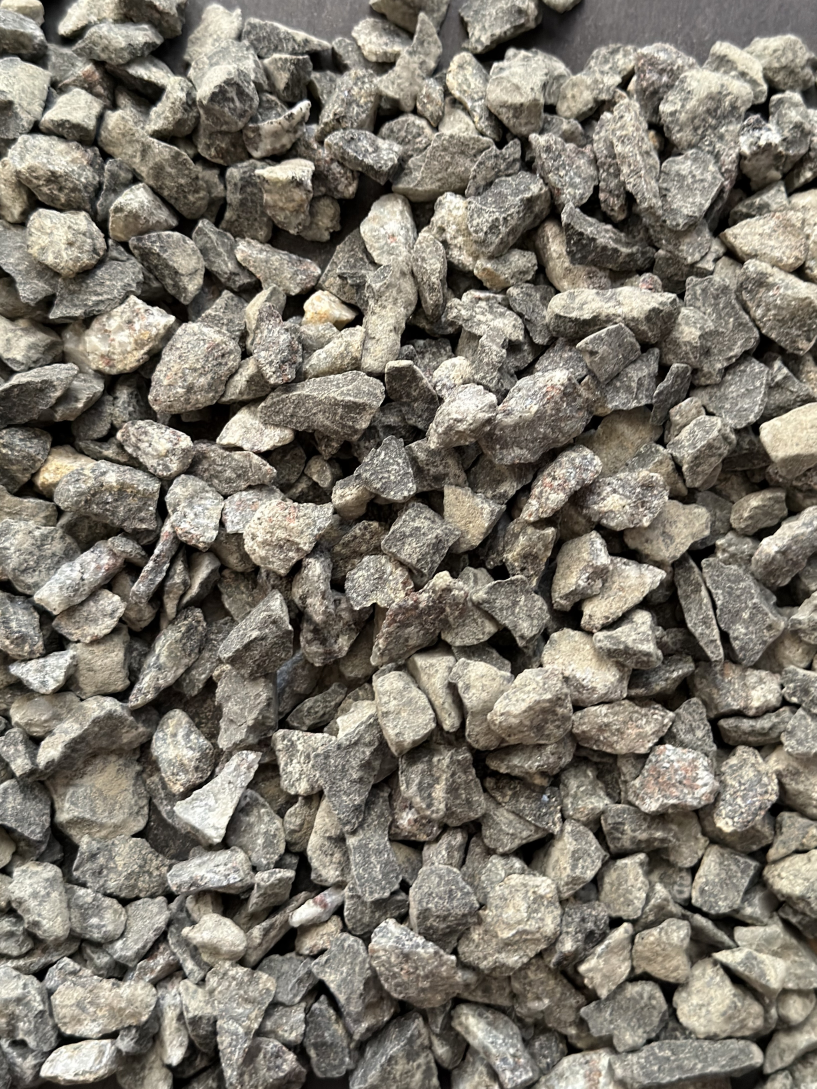
#> input picture samples/12MM/12mm_diff_height.jpeg, 3266 x 4355 px (shown at 1/4 size)
$ python -i calibration.py   (imports and definitions only)
#> lines starting #> are read from the running program, lines starting #| are printed output that depends on the picture; after the words box and inside, x2 and y2 are one past the last pixel; in counts of white or black regions, pixels touching at a corner belong together
#> further down, picture is the input picture: shape (4355, 3266, 3); mean B, G, R 109.5, 120.3, 125.6
"""
calibration.py — Ruler detection and px/mm conversion for Q-Vision pipeline.
"""

import cv2
import numpy as np

from config import CALIBRATION_MIN, CALIBRATION_MAX


def detect_ruler(image: np.ndarray) -> float:
    """
    Detect a physical ruler in the image and compute the px/mm ratio.

    The algorithm:
    1. Converts to grayscale and applies Canny edge detection.
    2. Finds contours that look like ruler tick marks (small, narrow rectangles).
    3. Computes pixel distance between the two most separated tick-mark centroids.
    4. Assumes the ruler spans 100 mm between the outermost detected ticks.

    Parameters
    ----------
    image : np.ndarray
        BGR image containing a ruler/scale reference object.

    Returns
    -------
    float
        Pixels per millimetre ratio.

    Raises
    ------
    ValueError
        If the ruler cannot be detected or the computed ratio is out of range.
    """
    gray = cv2.cvtColor(image, cv2.COLOR_BGR2GRAY)
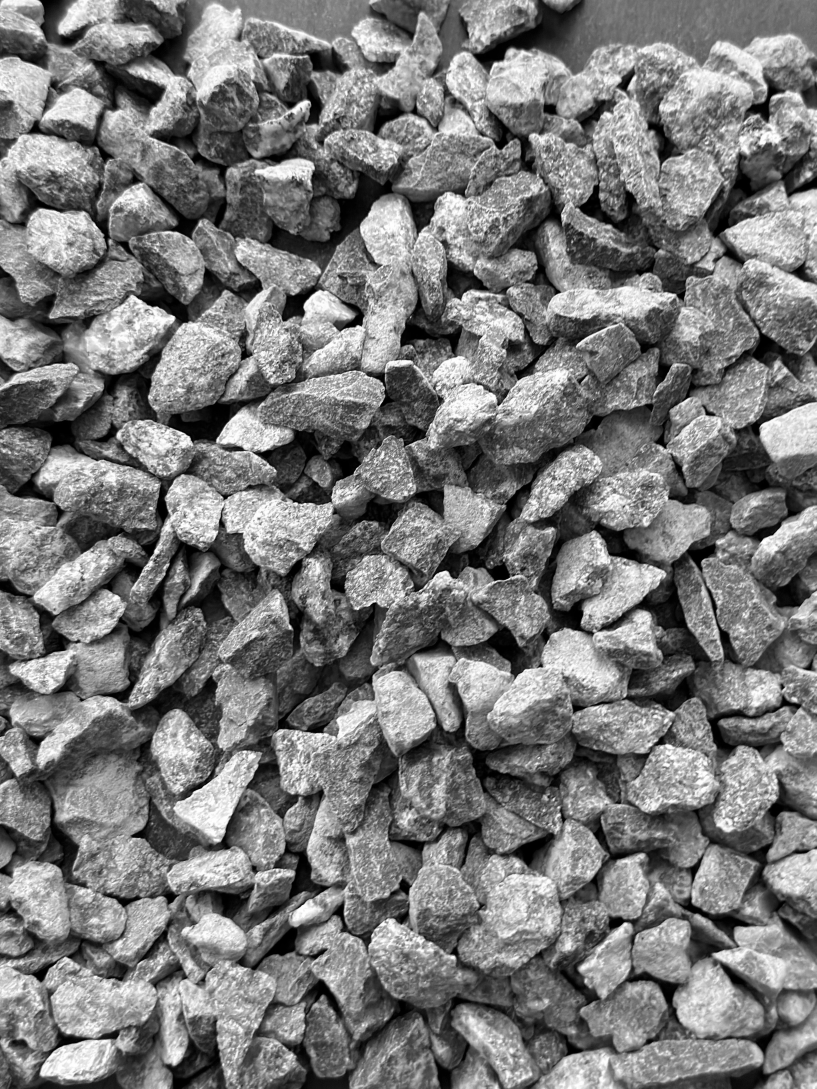
#> gray: shape (4355, 3266) (shown at 1/4 size); min 0, max 255, mean 120.6
    blurred = cv2.GaussianBlur(gray, (5, 5), 0)
    edges = cv2.Canny(blurred, 50, 150)
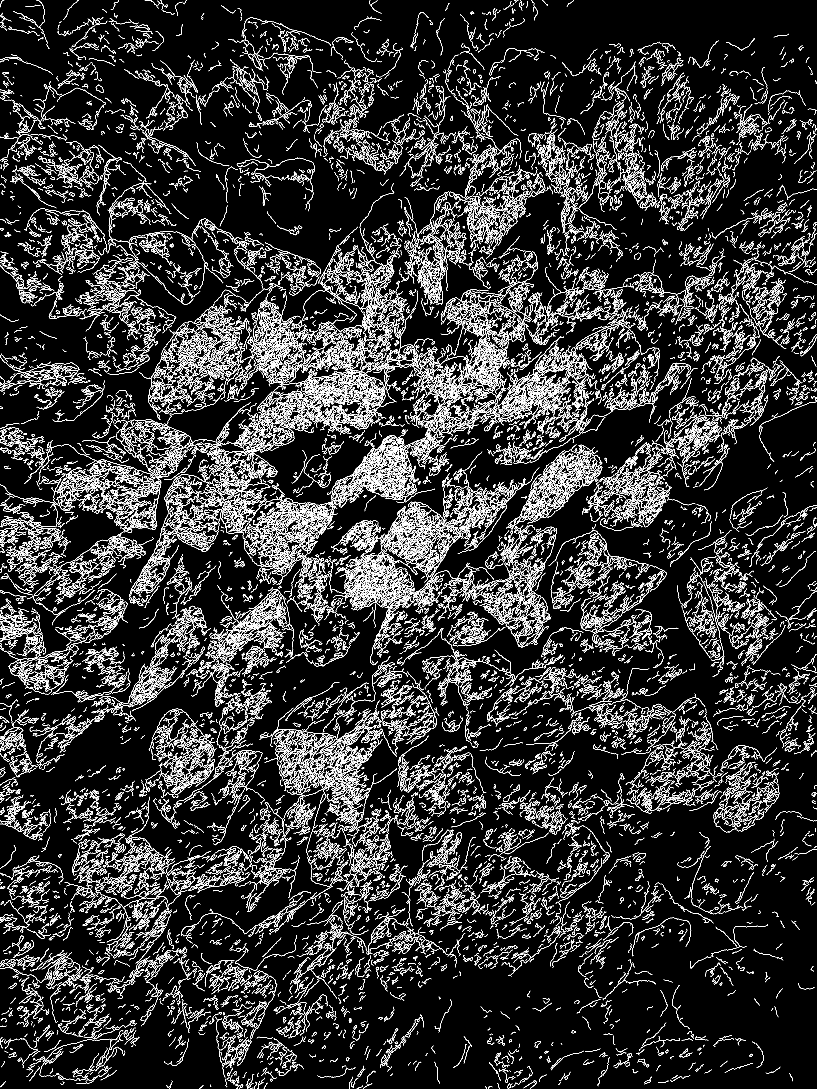
#> edges: shape (4355, 3266) (shown at 1/4 size); 6.8% white in thin lines or dots

    contours, _ = cv2.findContours(edges, cv2.RETR_EXTERNAL, cv2.CHAIN_APPROX_SIMPLE)
#> contours = 21566 contours, 18114 with area under 20; largest, box (x1, y1, x2, y2) and area: (2032, 1579, 2087, 1632) 867, (1352, 1485, 1426, 1536) 393, (330, 2287, 357, 2315) 392, (1803, 2359, 1835, 2384) 343, (1741, 1531, 1784, 1563) 310
    if not contours:
        raise ValueError("Ruler not detected: no contours found in image.")

    # Filter for tick-mark-like contours: small area, moderate aspect ratio
    tick_centroids = []
    for cnt in contours:
        area = cv2.contourArea(cnt)
        if area < 5 or area > 5000:
            continue
        x, y, w, h = cv2.boundingRect(cnt)
        aspect = w / h if h > 0 else 0
        # Tick marks can be very narrow (vertical lines) or horizontal
        if 0.01 <= aspect <= 100:
            cx = x + w // 2
            cy = y + h // 2
            tick_centroids.append((cx, cy))
#> this loop made 21566 passes
#> (area, x, y, w, h, aspect, cx, cy) on passes 15, 30, 42, 43, 49, 57, 63, 68, 111: (38.5, 942, 4335, 9, 8, 1.12, 946, 4339), (28.5, 2095, 4321, 51, 32, 1.59, 2120, 4337), (27, 2047, 4311, 62, 38, 1.63, 2078, 4330), (25, 1405, 4311, 28, 41, 0.683, 1419, 4331), (20.5, 2576, 4306, 30, 31, 0.968, 2591, 4321), (22, 2681, 4300, 80, 26, 3.08, 2721, 4313), (60.5, 373, 4299, 25, 21, 1.19, 385, 4309), (21, 997, 4296, 20, 47, 0.426, 1007, 4319), (27.5, 105, 4276, 28, 31, 0.903, 119, 4291)
#> (area, x, y, w, h, aspect, cx) on pass 119: (21, 909, 4270, 22, 36, 0.611, 920)
#> after the loop, tick_centroids = 16039 pairs, first value 4 to 3263, second value 6 to 4350

    if len(tick_centroids) < 2:
        raise ValueError(
            "Ruler not detected: fewer than 2 tick marks found. "
            "Ensure the ruler is visible in the image."
        )

    # Sort by x-coordinate and take the outermost two points
    tick_centroids.sort(key=lambda p: p[0])
    left = tick_centroids[0]
#> left = (4, 2872)
    right = tick_centroids[-1]
#> right = (3263, 1287)
    pixel_distance = np.sqrt((right[0] - left[0]) ** 2 + (right[1] - left[1]) ** 2)
#> pixel_distance = 3624

    if pixel_distance < 1:
        raise ValueError("Ruler not detected: tick marks are too close together.")

    # Assume the detected span represents 100 mm
    assumed_mm = 100.0
    px_per_mm = pixel_distance / assumed_mm
#> px_per_mm = 36.24

    if not validate_calibration(px_per_mm):
#> (the run stopped early here; a loop or call above may not have finished)
